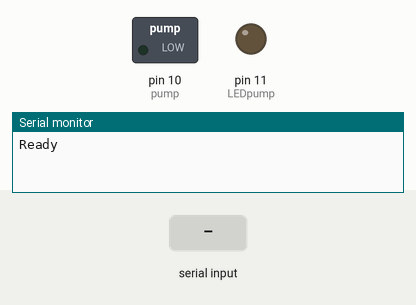
This sketch was run on a simulated Arduino Uno, built with avr-gcc and run on an emulated ATmega328P. Parts: switched loads named in the sketch (green lamp = pin HIGH), output pins drawn as LEDs (lit = HIGH), the last lines printed to the serial monitor. The test bench sets the inputs (shaded band).

Above: at 1.2 s.
1.3 s: "90,45\n" received over Serial
At 4.61 s:
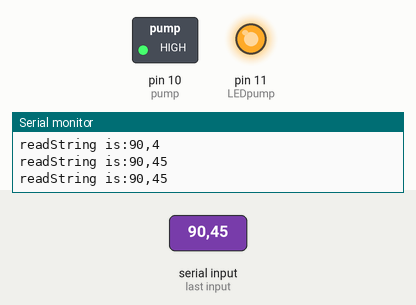
Timing chart, 0 to 10.3 s (numbered marks = the images above; inputs shaded):
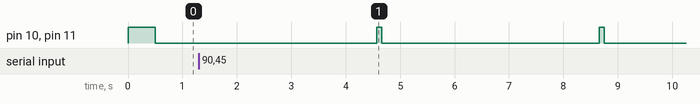

The sketch:

test_serial.ino
```cpp
int on_time = 500;
int off_time;
int analogValue = 0;

const int pump= 10; //LED connected to digital pin 10
const int LEDpump= 11; //LED connected to digital pin 10
int pumpTime = 500;

String readString = "";

void setup()
{
  Serial.begin(9600); // set the baud rate
  // 960 characters arrive per second
  Serial.println("Ready"); // print "Ready" once

  pinMode(pump, OUTPUT); //sets the digital pin as output
  pinMode(LEDpump, OUTPUT); //sets the digital pin as output
}


void loop() {
  while (Serial.available()) {
    char c = Serial.read();  //gets one byte from serial buffer
    readString += c; //makes the string readString
    delay(2);  //slow looping to allow buffer to fill with next character
    Serial.print("readString is:");
    Serial.println(readString);  //so you can see the captured string

  }

  if (readString.length() >0) {
    Serial.print("integer is:");
    pumpTime = readString.toInt();  //convert readString into a number
    Serial.println(pumpTime);  //so you can see the captured string
  }
  digitalWrite(pump,HIGH); //turns the LED on
  digitalWrite(LEDpump,HIGH); //turns the LED onv
  delay(pumpTime);
  digitalWrite(pump,LOW);
  digitalWrite(LEDpump,LOW);
  delay(4000);

  readString=""; //empty for next input

}
```

Measured:
- by itself, pin 10 (pump), pin 11 (LEDpump): alternates HIGH for 0.09 s and LOW for 4.0 s
